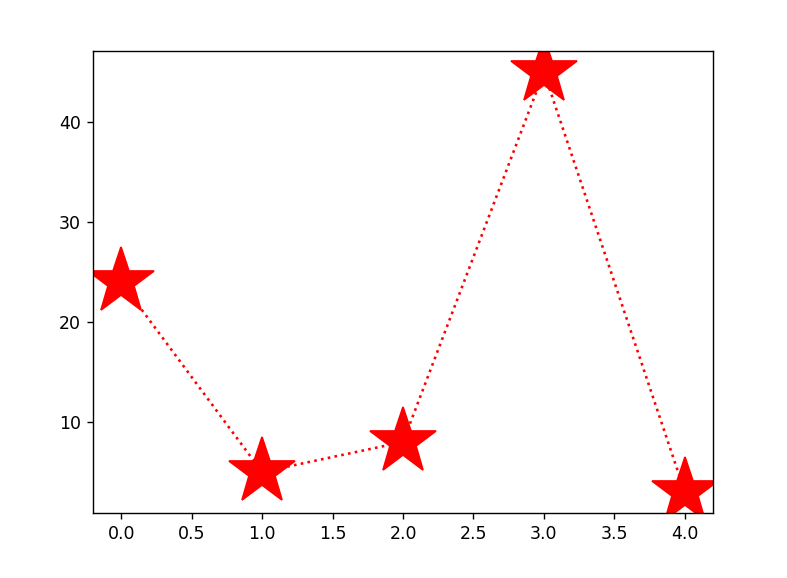

The Python source for this figure:
import matplotlib.pyplot as plt
import numpy as np

ypoints=np.array([24,5,8,45,3])

plt.plot(ypoints,"*:r",markersize=40)
plt.show()
